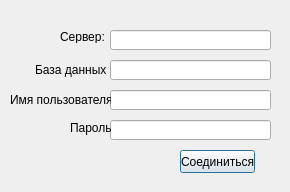
<?xml version="1.0" encoding="UTF-8"?>
<ui version="4.0">
 <class>DBConnect</class>
 <widget class="QDialog" name="DBConnect">
  <property name="geometry">
   <rect>
    <x>0</x>
    <y>0</y>
    <width>290</width>
    <height>192</height>
   </rect>
  </property>
  <property name="windowTitle">
   <string>Настройки подключения</string>
  </property>
  <widget class="QLineEdit" name="hostEdit">
   <property name="geometry">
    <rect>
     <x>110</x>
     <y>30</y>
     <width>161</width>
     <height>20</height>
    </rect>
   </property>
  </widget>
  <widget class="QLineEdit" name="userEdit">
   <property name="geometry">
    <rect>
     <x>110</x>
     <y>90</y>
     <width>161</width>
     <height>20</height>
    </rect>
   </property>
  </widget>
  <widget class="QLineEdit" name="passEdit">
   <property name="geometry">
    <rect>
     <x>110</x>
     <y>120</y>
     <width>161</width>
     <height>20</height>
    </rect>
   </property>
  </widget>
  <widget class="QLabel" name="hostLabel">
   <property name="geometry">
    <rect>
     <x>60</x>
     <y>30</y>
     <width>46</width>
     <height>13</height>
    </rect>
   </property>
   <property name="text">
    <string>Сервер:</string>
   </property>
  </widget>
  <widget class="QLabel" name="userLabel">
   <property name="geometry">
    <rect>
     <x>10</x>
     <y>90</y>
     <width>101</width>
     <height>20</height>
    </rect>
   </property>
   <property name="text">
    <string>Имя пользователя</string>
   </property>
  </widget>
  <widget class="QLabel" name="passLabel">
   <property name="geometry">
    <rect>
     <x>70</x>
     <y>120</y>
     <width>46</width>
     <height>16</height>
    </rect>
   </property>
   <property name="text">
    <string>Пароль</string>
   </property>
  </widget>
  <widget class="QLineEdit" name="lineEdit">
   <property name="geometry">
    <rect>
     <x>110</x>
     <y>60</y>
     <width>161</width>
     <height>20</height>
    </rect>
   </property>
  </widget>
  <widget class="QLabel" name="dbLabel">
   <property name="geometry">
    <rect>
     <x>35</x>
     <y>60</y>
     <width>71</width>
     <height>20</height>
    </rect>
   </property>
   <property name="text">
    <string>База данных</string>
   </property>
  </widget>
  <widget class="QPushButton" name="ConnectBtn">
   <property name="geometry">
    <rect>
     <x>180</x>
     <y>150</y>
     <width>75</width>
     <height>23</height>
    </rect>
   </property>
   <property name="text">
    <string>Соединиться</string>
   </property>
  </widget>
 </widget>
 <resources/>
 <connections/>
</ui>
